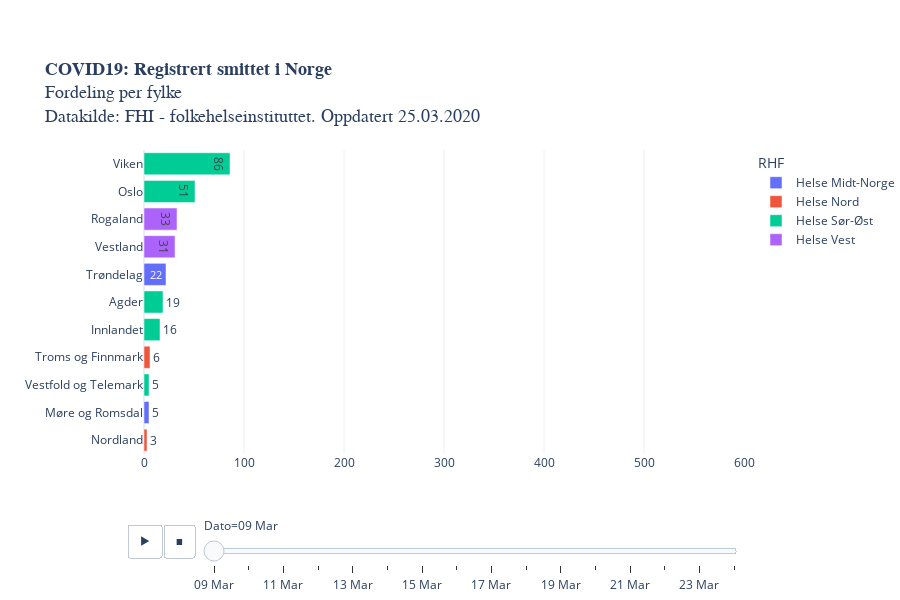

The cell this chart's notebook holds for it:
### Code cell
legend = [i for i in vekst["RHF"].unique()]
legend.sort()

fig = px.bar(melted, 
             x='Registrerte smittede', y='Fylke', animation_frame="variable",
             animation_group="Fylke",
             orientation='h',
             category_orders={"RHF": legend},
             labels = {"Veksttakt": "daglig vekst (%)", "variable": "Dato"},
             color='RHF',
             text="Registrerte smittede",
             height=600,
             title = "<b>COVID19: Registrert smittet i Norge</b><br>Fordeling per fylke<br>Datakilde: FHI - folkehelseinstituttet. Oppdatert " +datetime.today().strftime('%d.%m.%Y'),
             template = "plotly_white",
             range_x=[0,600]
                 ).update_yaxes(categoryorder="total ascending")

fig.layout.coloraxis.showscale = False

fig.update_layout(
    yaxis=dict(
        separatethousands=True,
        categoryorder = 'total ascending',
        title_text="",
        fixedrange=True,
    ), xaxis=dict(fixedrange=True,
                 title_text=""),
    title_font=dict(family="Helvetica", size=18),
        margin=dict(b=150)) #bottom margin

fig.update_layout(autosize=True,
    margin=dict(l=100, r=100, t=150, b=0),
    paper_bgcolor='rgba(0, 0, 0, 0)'
    #plot_bgcolor='rgb(248, 248, 255)'    
                 )

#plotly.offline.plot(fig, filename='COVID19_fylkesutvikling_animation.html')
py.plot(fig, filename='COVID19_fylkesutvikling_animation.html')
fig.show()

### Figure 1 — Plotly figure (JSON) as saved in the notebook; plotly's stock layout.template omitted (floating-point values rounded to 4 significant figures)
{"data": [{"alignmentgroup": "True", "hoverlabel": {"namelength": 0}, "hovertemplate": "RHF=Helse Midt-Norge<br>Dato=09 Mar<br>Registrerte smittede=%{text}<br>Fylke=%{y}", "ids": ["Møre og Romsdal", "Trøndelag"], "legendgroup": "Helse Midt-Norge", "marker": {"color": "#636efa"}, "name": "Helse Midt-Norge", "offsetgroup": "Helse Midt-Norge", "orientation": "h", "showlegend": true, "text": [5, 22], "textposition": "auto", "type": "bar", "x": [5, 22], "xaxis": "x", "y": ["Møre og Romsdal", "Trøndelag"], "yaxis": "y"}, {"alignmentgroup": "True", "hoverlabel": {"namelength": 0}, "hovertemplate": "RHF=Helse Nord<br>Dato=09 Mar<br>Registrerte smittede=%{text}<br>Fylke=%{y}", "ids": ["Nordland", "Troms og Finnmark"], "legendgroup": "Helse Nord", "marker": {"color": "#EF553B"}, "name": "Helse Nord", "offsetgroup": "Helse Nord", "orientation": "h", "showlegend": true, "text": [3, 6], "textposition": "auto", "type": "bar", "x": [3, 6], "xaxis": "x", "y": ["Nordland", "Troms og Finnmark"], "yaxis": "y"}, {"alignmentgroup": "True", "hoverlabel": {"namelength": 0}, "hovertemplate": "RHF=Helse Sør-Øst<br>Dato=09 Mar<br>Registrerte smittede=%{text}<br>Fylke=%{y}", "ids": ["Agder", "Viken", "Vestfold og Telemark", "Innlandet", "Oslo"], "legendgroup": "Helse Sør-Øst", "marker": {"color": "#00cc96"}, "name": "Helse Sør-Øst", "offsetgroup": "Helse Sør-Øst", "orientation": "h", "showlegend": true, "text": [19, 86, 5, 16, 51], "textposition": "auto", "type": "bar", "x": [19, 86, 5, 16, 51], "xaxis": "x", "y": ["Agder", "Viken", "Vestfold og Telemark", "Innlandet", "Oslo"], "yaxis": "y"}, {"alignmentgroup": "True", "hoverlabel": {"namelength": 0}, "hovertemplate": "RHF=Helse Vest<br>Dato=09 Mar<br>Registrerte smittede=%{text}<br>Fylke=%{y}", "ids": ["Vestland", "Rogaland"], "legendgroup": "Helse Vest", "marker": {"color": "#ab63fa"}, "name": "Helse Vest", "offsetgroup": "Helse Vest", "orientation": "h", "showlegend": true, "text": [31, 33], "textposition": "auto", "type": "bar", "x": [31, 33], "xaxis": "x", "y": ["Vestland", "Rogaland"], "yaxis": "y"}], "layout": {"autosize": true, "barmode": "relative", "coloraxis": {"showscale": false}, "height": 600, "legend": {"title": {"text": "RHF"}, "tracegroupgap": 0}, "margin": {"b": 0, "l": 100, "r": 100, "t": 150}, "paper_bgcolor": "rgba(0, 0, 0, 0)", "sliders": [{"active": 0, "currentvalue": {"prefix": "Dato="}, "len": 0.9, "pad": {"b": 10, "t": 60}, "steps": [{"args": [["09 Mar"], {"frame": {"duration": 0, "redraw": true}, "fromcurrent": true, "mode": "immediate", "transition": {"duration": 0, "easing": "linear"}}], "label": "09 Mar", "method": "animate"}, {"args": [["10 Mar"], {"frame": {"duration": 0, "redraw": true}, "fromcurrent": true, "mode": "immediate", "transition": {"duration": 0, "easing": "linear"}}], "label": "10 Mar", "method": "animate"}, {"args": [["11 Mar"], {"frame": {"duration": 0, "redraw": true}, "fromcurrent": true, "mode": "immediate", "transition": {"duration": 0, "easing": "linear"}}], "label": "11 Mar", "method": "animate"}, {"args": [["12 Mar"], {"frame": {"duration": 0, "redraw": true}, "fromcurrent": true, "mode": "immediate", "transition": {"duration": 0, "easing": "linear"}}], "label": "12 Mar", "method": "animate"}, {"args": [["13 Mar"], {"frame": {"duration": 0, "redraw": true}, "fromcurrent": true, "mode": "immediate", "transition": {"duration": 0, "easing": "linear"}}], "label": "13 Mar", "method": "animate"}, {"args": [["14 Mar"], {"frame": {"duration": 0, "redraw": true}, "fromcurrent": true, "mode": "immediate", "transition": {"duration": 0, "easing": "linear"}}], "label": "14 Mar", "method": "animate"}, {"args": [["15 Mar"], {"frame": {"duration": 0, "redraw": true}, "fromcurrent": true, "mode": "immediate", "transition": {"duration": 0, "easing": "linear"}}], "label": "15 Mar", "method": "animate"}, {"args": [["16 Mar"], {"frame": {"duration": 0, "redraw": true}, "fromcurrent": true, "mode": "immediate", "transition": {"duration": 0, "easing": "linear"}}], "label": "16 Mar", "method": "animate"}, {"args": [["17 Mar"], {"frame": {"duration": 0, "redraw": true}, "fromcurrent": true, "mode": "immediate", "transition": {"duration": 0, "easing": "linear"}}], "label": "17 Mar", "method": "animate"}, {"args": [["18 Mar"], {"frame": {"duration": 0, "redraw": true}, "fromcurrent": true, "mode": "immediate", "transition": {"duration": 0, "easing": "linear"}}], "label": "18 Mar", "method": "animate"}, {"args": [["19 Mar"], {"frame": {"duration": 0, "redraw": true}, "fromcurrent": true, "mode": "immediate", "transition": {"duration": 0, "easing": "linear"}}], "label": "19 Mar", "method": "animate"}, {"args": [["20 Mar"], {"frame": {"duration": 0, "redraw": true}, "fromcurrent": true, "mode": "immediate", "transition": {"duration": 0, "easing": "linear"}}], "label": "20 Mar", "method": "animate"}, {"args": [["21 Mar"], {"frame": {"duration": 0, "redraw": true}, "fromcurrent": true, "mode": "immediate", "transition": {"duration": 0, "easing": "linear"}}], "label": "21 Mar", "method": "animate"}, {"args": [["22 Mar"], {"frame": {"duration": 0, "redraw": true}, "fromcurrent": true, "mode": "immediate", "transition": {"duration": 0, "easing": "linear"}}], "label": "22 Mar", "method": "animate"}, {"args": [["23 Mar"], {"frame": {"duration": 0, "redraw": true}, "fromcurrent": true, "mode": "immediate", "transition": {"duration": 0, "easing": "linear"}}], "label": "23 Mar", "method": "animate"}, {"args": [["24 Mar"], {"frame": {"duration": 0, "redraw": true}, "fromcurrent": true, "mode": "immediate", "transition": {"duration": 0, "easing": "linear"}}], "label": "24 Mar", "method": "animate"}], "x": 0.1, "xanchor": "left", "y": 0, "yanchor": "top"}], "title": {"font": {"family": "Helvetica", "size": 18}, "text": "<b>COVID19: Registrert smittet i Norge</b><br>Fordeling per fylke<br>Datakilde: FHI - folkehelseinstituttet. Oppdatert 25.03.2020"}, "updatemenus": [{"buttons": [{"args": [null, {"frame": {"duration": 500, "redraw": true}, "fromcurrent": true, "mode": "immediate", "transition": {"duration": 500, "easing": "linear"}}], "label": "&#9654;", "method": "animate"}, {"args": [[null], {"frame": {"duration": 0, "redraw": true}, "fromcurrent": true, "mode": "immediate", "transition": {"duration": 0, "easing": "linear"}}], "label": "&#9724;", "method": "animate"}], "direction": "left", "pad": {"r": 10, "t": 70}, "showactive": false, "type": "buttons", "x": 0.1, "xanchor": "right", "y": 0, "yanchor": "top"}], "xaxis": {"anchor": "y", "domain": [0, 1], "fixedrange": true, "range": [0, 600], "title": {"text": ""}}, "yaxis": {"anchor": "x", "categoryorder": "total ascending", "domain": [0, 1], "fixedrange": true, "separatethousands": true, "title": {"text": ""}}}}
